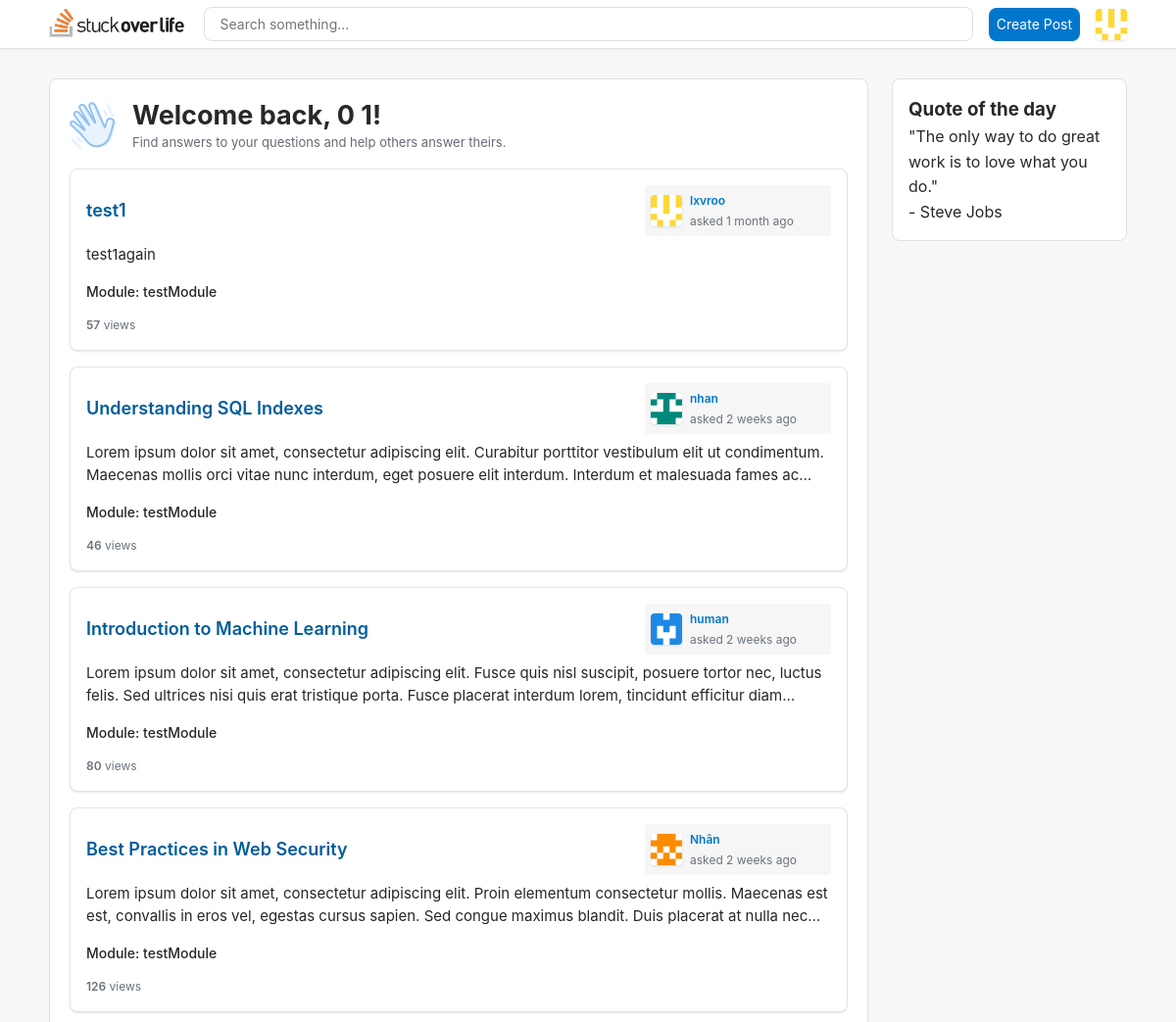
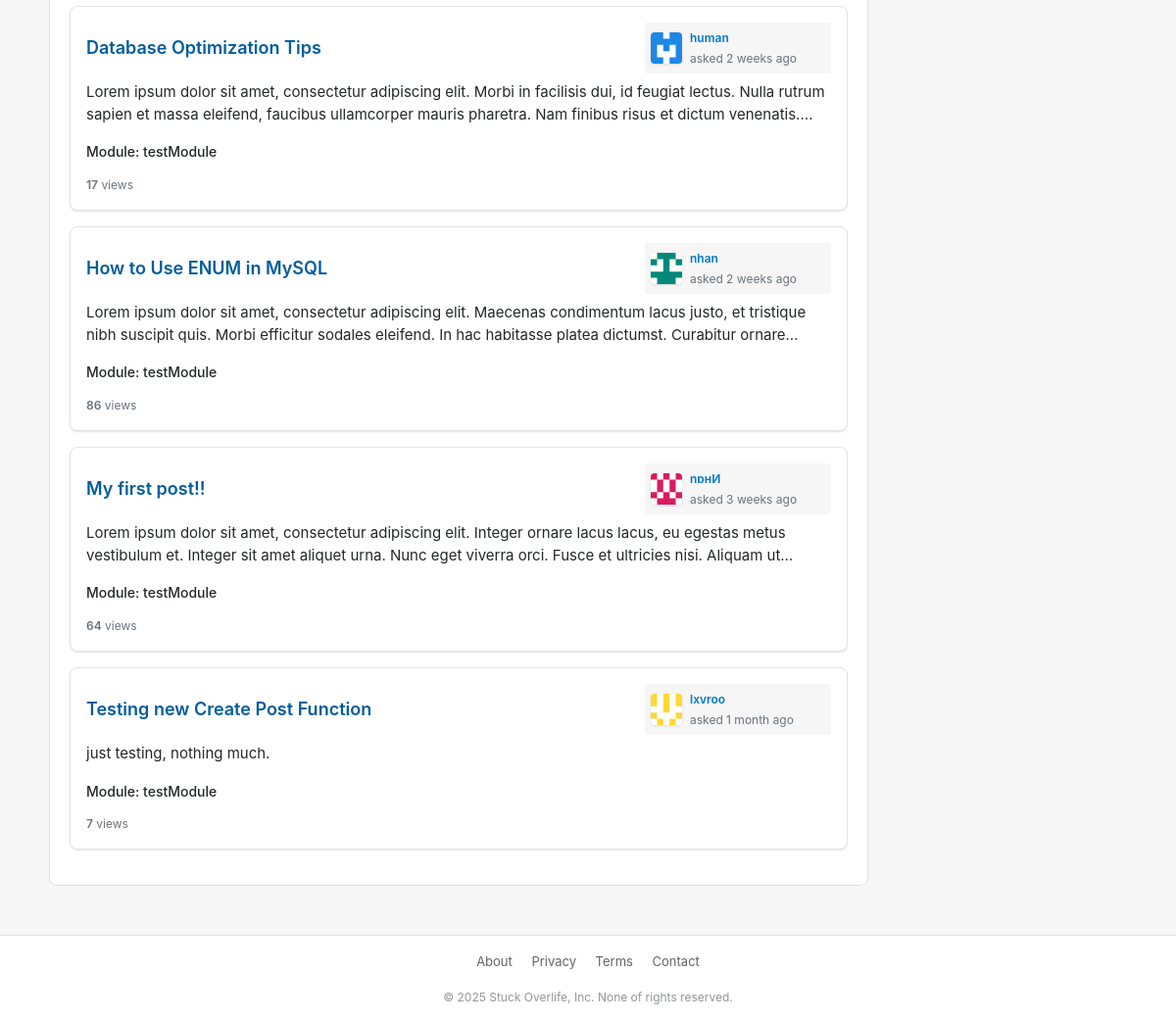
The app's page /index.php (signed in) with its own data (2 pictures, top to bottom).
### tables this page shows
CREATE TABLE `user` (
  `UserID` int(11) NOT NULL,
  `username` varchar(255) NOT NULL,
  `firstname` varchar(100) NOT NULL,
  `lastname` varchar(100) NOT NULL,
  `password` varchar(255) NOT NULL DEFAULT '',
  `avatar` varchar(100) DEFAULT NULL,
  `dob` date DEFAULT NULL,
  `bio` text DEFAULT NULL,
  `status` enum('Active','Blocked','Banned','Archived','Unknown') NOT NULL DEFAULT 'Active',
  `role` enum('user','admin') NOT NULL DEFAULT 'user',
  `createdAt` datetime NOT NULL DEFAULT current_timestamp()
);

CREATE TABLE `posts` (
  `PostID` int(11) NOT NULL,
  `title` varchar(255) NOT NULL,
  `content` text NOT NULL,
  `ModuleID` int(11) NOT NULL,
  `UserID` int(11) NOT NULL,
  `createdAt` datetime NOT NULL DEFAULT current_timestamp(),
  `updatedAt` datetime NOT NULL DEFAULT current_timestamp() ON UPDATE current_timestamp(),
  `AssetID` int(11) DEFAULT NULL,
  `viewCount` int(11) DEFAULT 0,
  `voteCount` int(11) DEFAULT 0
);

CREATE TABLE `modules` (
  `ModuleID` int(11) NOT NULL,
  `moduleName` varchar(255) NOT NULL,
  `description` varchar(255) NOT NULL
);

### includes/functions.php (called while the page is built, shortened)
<?php
    function query($pdo, $sql, $parameters = []) {
        $query = $pdo->prepare($sql);
        $query->execute($parameters);
        return $query;
    }
    function timeAgo($datetime, $full = false) {
        static $now = null;
        try {
            if ($now === null) {
                $now = new DateTime();
            }
            $then = new DateTime($datetime);
            $diff = (array) $now->diff($then);
            $diff['w'] = floor($diff['d'] / 7);
            $diff['d'] -= $diff['w'] * 7;
            $string = array(
                'y' => 'year',
                'm' => 'month',
                'w' => 'week',
                'd' => 'day',
                'h' => 'hour',
                'i' => 'minute',
                's' => 'second',
            );
            foreach($string as $k => &$v) {
                if ($diff[$k]) {
                    $v = $diff[$k] . ' ' . $v . ($diff[$k] > 1 ? 's' : '');
                } else {
                    unset($string[$k]);
                }
            }
            if (!$full) $string = array_slice($string, 0, 1);
            return $string ? implode(', ', $string) . ' ago' : 'just now';
        } catch (Exception $e) {
            error_log('Error in timeAgo function: ' . $e->getMessage());
            return 'unknown time';
        }
    }
    function allPosts($pdo){
        $posts = query($pdo, 'SELECT * FROM posts
        INNER JOIN user ON posts.userid = user.userid
        INNER JOIN modules ON posts.moduleid = modules.moduleid');
        return $posts->fetchAll();
    }
    function getUserByPost($pdo, $id) {
        $parameters = [':id' => $id];
        $query = query($pdo, 'SELECT u.* FROM user u
                              INNER JOIN posts p ON u.UserID = p.UserID
                              WHERE p.PostID = :id', $parameters);
        return $query->fetch();
    }
    function isLoggedIn() {
        return isset($_SESSION['user_id']);
    }
    function getCurrentUser($pdo) {
        if (isLoggedIn()) {
            $params = [':id' => $_SESSION['user_id']];
            $query = query($pdo, 'SELECT * FROM user WHERE userid = :id', $params);
            return $query->fetch();
        }
        return false;
    }
?>

### index.php (called while the page is built, shortened)
<?php
    try {
        include './includes/db.php';
        include './includes/functions.php';
        $posts = allPosts($pdo);
        include './views/home.html.php';
        $output = ob_get_clean();
    } catch (PDOException $e) {
        $title = 'An error has occurred';
        $output = 'Database error: ' . $e->getMessage();
    }
    include './views/layout.html.php';
?>

### views/home.html.php (the view, shortened to what this page needs)
<?php $pageType = 'home-page';?>
<?php foreach($posts as $post): ?>
    <div class="post">
        <div class="post-with-votes">
            <div class="post-main">
                <div class="post-header">
                    <a class="post-title" href="/coursework/models/posts.php?id=<?= $post['PostID'] ?>"><?= htmlspecialchars($post['title'], ENT_QUOTES, 'UTF-8') ?></a>
                    <div class="user-info">
                        <div class="user-avatar">
                            <?php
                                $author = getUserByPost($pdo, $post['PostID']);
                                $avatar = htmlspecialchars($author['avatar'], ENT_QUOTES, 'UTF-8');
                            ?>
                            <img height="32px" src="/coursework/assets/images/random_pfp/<?= $avatar ?>" alt="User avatar">
                        </div>
                        <div class="user-info-details">
                            <a href="#" class="user-name"><?= htmlspecialchars($post['username'], ENT_QUOTES, 'UTF-8') ?></a>
                            <span class="user-reputation">asked <?= timeAgo($post['createdAt']) ?></span>
                        </div>
                    </div>
                </div>
                <div class="post-content post-preview">
                    <?php
                    $content = strip_tags(htmlspecialchars($post['content'], ENT_QUOTES, 'UTF-8'));
                    $lines = explode("\n", $content);
                    $preview = array_slice($lines, 0, 2);
                    $preview = implode("\n", $preview);
                    if (count($lines) > 2 || strlen($content) > strlen($preview)) {
                        $preview = trim($preview) . '...';
                    }
                    echo $preview;
                    ?>
                </div>
                <div class="post-module">
                    Module: <?= htmlspecialchars($post['moduleName'], ENT_QUOTES, 'UTF-8') ?>
                </div>
                <div class="post-stats">
                    <div class="post-stat">
                        <span class="post-stat-value"><?= htmlspecialchars($post['viewCount'], ENT_QUOTES, 'UTF-8') ?></span> views
                    </div>
                </div>
            </div>
        </div>
    </div>
<?php endforeach; ?>

### views/layout.html.php (shortened to what this page needs)
<!DOCTYPE html>
<html lang="en">
<head>
    <link rel="stylesheet" href="/coursework/style.css">
</head>
<body class="<?= $pageType ?? '' ?>">
    <header>
        <div class="header-container">
            <a href="/coursework/index.php" class="header-logo">
                <img src="/coursework/assets/images/logo.svg" alt="Logo" title="Home">
            </a>
            <div class="header-search">
                <input type="text" placeholder="Search something...">
            </div>
            <nav class="header-nav">
                <a href="/coursework/models/createPost.php" class="create-post-button">
                    Create Post
                </a>
                <?php if(isLoggedIn()):?>
                        <?php
                        $currentUser = getCurrentUser($pdo);
                        $avatar = isset($currentUser['avatar']) ? htmlspecialchars($currentUser['avatar'], ENT_QUOTES, 'UTF-8') : "random_pfp";
                        ?>
                        <img class="user-avatar avatar-button" height="32px" src="/coursework/assets/images/random_pfp/<?= $avatar ?>" alt="User avatar" onclick="toggleSubMenu()">
                <?php else:?>
                    <a href="/coursework/models/login.php" class="login-button">Log in</a>
                    <a href="/coursework/models/register.php" class="signup-button">Sign up</a>
                <?php endif; ?>
            </nav>
        </div>
    </header>
    <div class="main-container">
        <main class="main-content">
            <div class="main-content-welcome">
                <?php if(!isLoggedIn() && isset($pageType) && $pageType === 'home-page'):?>
                    <p>Newest Questions</p>
                <?php elseif(isset($pageType) && $pageType === 'profile-page'): ?>My Post
                    <?php elseif(isset($pageType) && $pageType === 'home-page'):?>
                        <div class="main-container-welcome-text">
                            <p>Welcome back, <?= htmlspecialchars($currentUser['firstname'] ?? '', ENT_QUOTES, 'UTF-8') ?> <?= htmlspecialchars($currentUser['lastname'] ?? '', ENT_QUOTES, 'UTF-8') ?>!</p>
                            <span>Find answers to your questions and help others answer theirs.</span>
                        </div>
                <?php endif; ?>
            </div>
            <?= $output ?>
        </main>
        <aside class="sidebar">
            <div class="sidebar-widget">
                <?php if(isset($pageType) && $pageType === 'profile-page'): ?>
                    <div class="profile-card">
                        <div class="profile-header">
                            <img class="profile-avatar" src="/coursework/assets/images/random_pfp/<?= $avatar ?>" alt="User avatar">
                            <div class="profile-names">
                                <h3 class="profile-fullname">
                                    <?= htmlspecialchars($currentUser['firstname'] ?? '', ENT_QUOTES, 'UTF-8') ?>
                                    <?= htmlspecialchars($currentUser['lastname'] ?? '', ENT_QUOTES, 'UTF-8') ?>
                                </h3>
                                <p class="profile-username">@<?= htmlspecialchars($currentUser['username'] ?? 'anonymous', ENT_QUOTES, 'UTF-8') ?></p>
                            </div>
                        </div>
                        <?php if(!empty($currentUser['bio'])): ?>
                            <p class="profile-bio"><?= htmlspecialchars($currentUser['bio'] ?? '', ENT_QUOTES, 'UTF-8') ?></p>
                        <?php endif; ?>
                        <div class="profile-stats">
                            <div class="stat-item">
                                <span class="stat-value"><?= getUserPostCount($pdo, $_SESSION['user_id']) ?? 0 ?></span>
                                <span class="stat-label">Posts</span>
                            </div>
                            <div class="stat-item">
                                <span class="stat-value"><?= getUserCommentCount($pdo, $_SESSION['user_id']) ?? 0 ?></span>
                                <span class="stat-label">Comments</span>
                            </div>
                        </div>
                        <div class="profile-details">
                            <div class="member-since">
                                <span>Member since: <?= formatDate($currentUser['createdAt'] ?? '') ?></span>
                            </div>
                        </div>
                    </div>
                <?php elseif(isLoggedIn()): ?>
                    <h3>Quote of the day</h3>
                    <p>"The only way to do great work is to love what you do." </br>- Steve Jobs</p>
                <?php else: ?>
                    <p>Welcome to Stuck Overlife!</p>
                    <p>Please <a href="/coursework/models/login.php">log in</a> or <a href="/coursework/models/register.php">sign up</a> to post questions and answers.</p>
                <?php endif; ?>
            </div>
        </aside>
    </div>
    <footer>
        <div class="footer-links">
            <a href="#" class="footer-link">About</a>
            <a href="#" class="footer-link">Privacy</a>
            <a href="#" class="footer-link">Terms</a>
            <a href="#" class="footer-link">Contact</a>
        </div>
        <div class="footer-copyright">
            © 2025 Stuck Overlife, Inc. None of rights reserved.
        </div>
    </footer>
</body>
</html>

### style.css (style rules this page uses)
* { margin: 0; padding: 0; box-sizing: border-box; }
body { font-family: -apple-system, BlinkMacSystemFont, "Segoe UI", Roboto, Oxygen-Sans, Ubuntu, Cantarell, "Helvetica Neue", sans-serif; background-color: #f7f7f8; color: #282829; line-height: 1.6; }
header { background-color: #fff; border-bottom: 1px solid #dee0e1; position: fixed; top: 0; left: 0; right: 0; z-index: 1000; height: 50px; display: flex; align-items: center; justify-content: center; padding: 0 16px; box-shadow: 0 1px 3px rgba(0, 0, 0, 0.05); }
.header-container { display: flex; align-items: center; width: 100%; max-width: 1100px; gap: 16px; }
.header-logo { display: flex; align-items: center; margin-right: auto; text-decoration: none; margin-bottom: 4px; }
.header-logo img { height: 30px; width: auto; }
.header-search { flex-grow: 1; position: relative; margin-left: auto; margin-right: auto; }
.header-search input { width: 100%; padding: 8px 16px; border-radius: 8px; border: 1px solid #dee0e1; background-color: #ffffff; font-size: 14px; transition: .1s; }
.header-nav { display: flex; align-items: center; margin-left: auto; gap: 16px; }
.create-post-button, .signup-button { height: 34px; line-height: 34px; background-color: #0077cc; color: #fff; border: none; text-decoration: none; border-radius: 8px; padding: 0 8px; font-size: 14px; cursor: pointer; transition: .2s; }
.user-avatar { width: 32px; height: 32px; border-radius: 4px; background-color: #ffffff; overflow: hidden; }
.post { background-color: #fff; border-radius: 8px; box-shadow: 0 1px 2px rgba(0,0,0,0.1); padding: 16px; border: 1px solid #e1e4e8; margin-bottom: 16px; }
.post-with-votes { display: flex; }
.post-main { flex: 1; position: relative; }
.post-header { display: flex; justify-content: space-between; align-items: flex-start; margin-bottom: 8px; width: 100%; }
.post-title { margin-bottom: 0; margin-top: 12px; font-size: 18px; font-weight: 600; color: #005d9b; cursor: pointer; text-decoration: none; word-wrap: break-word; }
.post-content { font-size: 15px; line-height: 1.5; color: #242729; margin-bottom: 16px; word-wrap: break-word; }
.post-preview { max-height: 3em; overflow: hidden; text-overflow: ellipsis; display: -webkit-box; display: box; -webkit-line-clamp: 2; line-clamp: 2; -webkit-box-orient: vertical; box-orient: vertical; margin-bottom: 16px; line-height: 1.5; width: 100%; }
.post-module { margin-bottom: 8px; display: block; font-size: 14px; color: #242729; font-weight: 500; }
.user-info { position: static; flex-shrink: 0; display: flex; align-items: center; background-color: #f6f6f6; padding: 6px; border-radius: 3px; width: 190px; margin-left: auto; }
.user-info-details { flex: 1; margin-left: 8px; overflow: hidden; }
.user-avatar { width: 32px; height: 32px; border-radius: 4px; background-color: #ffffff; box-shadow: #0000001a 0px 1px 3px; overflow: hidden; }
.user-avatar img { width: 100%; height: 100%; object-fit: cover; }
.user-name { color: #0077cc; font-size: 12px; font-weight: 600; display: block; margin-bottom: 2px; text-decoration: none; white-space: nowrap; overflow: hidden; text-overflow: ellipsis; }
.user-reputation { color: #6a737c; font-size: 12px; display: block; }
.post-stats { display: flex; font-size: 12px; color: #6a737c; margin-top: 12px; }
.post-stat { margin-right: 12px; }
.post-stat-value { font-weight: 600; }
input { font-family: inherit; }
.main-container { max-width: 1100px; margin: 80px auto 50px; padding: 0 0px; display: flex; }
.main-content { flex: 1; background-color: #fff; border-radius: 8px; border: 1px solid #dee0e1; padding: 20px; }
.main-content-welcome { font-size: 27px; font-weight: var(--base-text-weight-bold, 700); margin-bottom: 16px; display: flex; gap: 16px; align-items: center; }
.main-content-welcome span { color: #636b74; font-size: 13px; font-weight: 400; }
.main-content-welcome p { line-height: 1.25; }
.main-container-welcome-text { display:grid; }
.wave { color: #92c2f2 !important; }
.sidebar { width: 240px; margin-left: 24px; }
.sidebar-widget { background-color: #fff; border: 1px solid #dee0e1; border-radius: 8px; padding: 16px; min-width: 240px; }
footer { background-color: #fff; border-top: 1px solid #dee0e1; padding: 16px; text-align: center; font-size: 13px; color: #636466; }
.footer-links { margin-bottom: 16px; }
.footer-link { color: #636466; text-decoration: none; margin: 0 8px; }
.footer-copyright { color: #939598; font-size: 12px; }

### records on screen
user: avatar (picture), firstname "0", lastname "1"
posts: title "test1", UserID.avatar (picture), UserID.username "lxvroo", UserID.createdAt "1 month ago", content "test1again", ModuleID.moduleName "testModule", viewCount "57"
posts: title "Understanding SQL Indexes", UserID.avatar (picture), UserID.username "nhan", UserID.createdAt "2 weeks ago", content "Lorem ipsum dolor sit amet, consectetur adipiscing elit. Curabitur porttitor vestibulum elit ut condimentum. Maecenas mollis orci vitae nunc interdum, eget posuere elit interdum. Interdum et malesuada fames…", ModuleID.moduleName "testModule", viewCount "46"
posts: title "Introduction to Machine Learning", UserID.avatar (picture), UserID.username "human", UserID.createdAt "2 weeks ago", content "Lorem ipsum dolor sit amet, consectetur adipiscing elit. Fusce quis nisl suscipit, posuere tortor nec, luctus felis. Sed ultrices nisi quis erat tristique porta. Fusce placerat interdum lorem, tincidunt efficitur…", ModuleID.moduleName "testModule", viewCount "80"
posts: title "Best Practices in Web Security", UserID.avatar (picture), UserID.username "Nhân", UserID.createdAt "2 weeks ago", content "Lorem ipsum dolor sit amet, consectetur adipiscing elit. Proin elementum consectetur mollis. Maecenas est est, convallis in eros vel, egestas cursus sapien. Sed congue maximus blandit. Duis placerat at nulla…", ModuleID.moduleName "testModule", viewCount "126"
posts: title "Database Optimization Tips", UserID.avatar (picture), UserID.username "human", UserID.createdAt "2 weeks ago", content "Lorem ipsum dolor sit amet, consectetur adipiscing elit. Morbi in facilisis dui, id feugiat lectus. Nulla rutrum sapien et massa eleifend, faucibus ullamcorper mauris pharetra. Nam finibus risus et dictum…", ModuleID.moduleName "testModule", viewCount "17"
posts: title "How to Use ENUM in MySQL", UserID.avatar (picture), UserID.username "nhan", UserID.createdAt "2 weeks ago", content "Lorem ipsum dolor sit amet, consectetur adipiscing elit. Maecenas condimentum lacus justo, et tristique nibh suscipit quis. Morbi efficitur sodales eleifend. In hac habitasse platea dictumst. Curabitur…", ModuleID.moduleName "testModule", viewCount "86"
posts: title "My first post!!", UserID.avatar (picture), UserID.username "nɒʜИ", UserID.createdAt "3 weeks ago", content "Lorem ipsum dolor sit amet, consectetur adipiscing elit. Integer ornare lacus lacus, eu egestas metus vestibulum et. Integer sit amet aliquet urna. Nunc eget viverra orci. Fusce et ultricies nisi. Aliquam…", ModuleID.moduleName "testModule", viewCount "64"
posts: title "Testing new Create Post Function", UserID.avatar (picture), UserID.username "lxvroo", UserID.createdAt "1 month ago", content "just testing, nothing much.", ModuleID.moduleName "testModule", viewCount "7"
